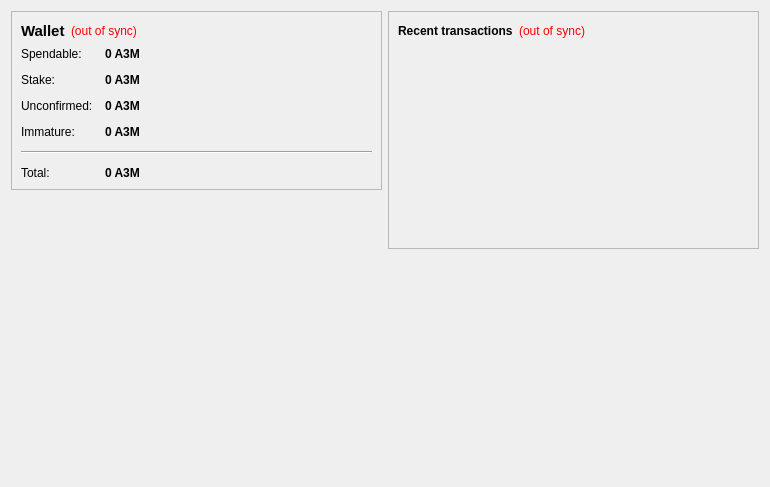
<?xml version="1.0" encoding="UTF-8"?>
<ui version="4.0">
 <class>OverviewPage</class>
 <widget class="QWidget" name="OverviewPage">
  <property name="geometry">
   <rect>
    <x>0</x>
    <y>0</y>
    <width>770</width>
    <height>487</height>
   </rect>
  </property>
  <property name="windowTitle">
   <string>Form</string>
  </property>
  <layout class="QHBoxLayout" name="horizontalLayout" stretch="1,1">
   <item>
    <layout class="QVBoxLayout" name="verticalLayout_2">
     <item>
      <widget class="QFrame" name="frame">
       <property name="frameShape">
        <enum>QFrame::StyledPanel</enum>
       </property>
       <property name="frameShadow">
        <enum>QFrame::Raised</enum>
       </property>
       <layout class="QVBoxLayout" name="verticalLayout_4">
        <item>
         <layout class="QHBoxLayout" name="horizontalLayout_4">
          <item>
           <widget class="QLabel" name="label_5">
            <property name="font">
             <font>
              <pointsize>11</pointsize>
              <weight>75</weight>
              <bold>true</bold>
             </font>
            </property>
            <property name="text">
             <string>Wallet</string>
            </property>
           </widget>
          </item>
          <item>
           <widget class="QLabel" name="labelWalletStatus">
            <property name="toolTip">
             <string>The displayed information may be out of date. Your wallet automatically synchronizes with the AlexanderIIIMagnus network after a connection is established, but this process has not completed yet.</string>
            </property>
            <property name="styleSheet">
             <string notr="true">QLabel { color: red; }</string>
            </property>
            <property name="text">
             <string notr="true">(out of sync)</string>
            </property>
            <property name="alignment">
             <set>Qt::AlignLeading|Qt::AlignLeft|Qt::AlignVCenter</set>
            </property>
           </widget>
          </item>
          <item>
           <spacer name="horizontalSpacer_2">
            <property name="orientation">
             <enum>Qt::Horizontal</enum>
            </property>
            <property name="sizeHint" stdset="0">
             <size>
              <width>40</width>
              <height>20</height>
             </size>
            </property>
           </spacer>
          </item>
         </layout>
        </item>
        <item>
         <layout class="QFormLayout" name="formLayout_2">
          <property name="fieldGrowthPolicy">
           <enum>QFormLayout::AllNonFixedFieldsGrow</enum>
          </property>
          <property name="horizontalSpacing">
           <number>12</number>
          </property>
          <property name="verticalSpacing">
           <number>12</number>
          </property>
          <item row="0" column="0">
           <widget class="QLabel" name="label">
            <property name="text">
             <string>Spendable:</string>
            </property>
           </widget>
          </item>
          <item row="0" column="1">
           <widget class="QLabel" name="labelBalance">
            <property name="font">
             <font>
              <weight>75</weight>
              <bold>true</bold>
             </font>
            </property>
            <property name="cursor">
             <cursorShape>IBeamCursor</cursorShape>
            </property>
            <property name="toolTip">
             <string>Your current spendable balance</string>
            </property>
            <property name="text">
             <string notr="true">0 A3M</string>
            </property>
            <property name="textInteractionFlags">
             <set>Qt::LinksAccessibleByMouse|Qt::TextSelectableByKeyboard|Qt::TextSelectableByMouse</set>
            </property>
           </widget>
          </item>
          <item row="1" column="0">
           <widget class="QLabel" name="label_6">
            <property name="text">
             <string>Stake:</string>
            </property>
           </widget>
          </item>
          <item row="1" column="1">
           <widget class="QLabel" name="labelStake">
            <property name="font">
             <font>
              <weight>75</weight>
              <bold>true</bold>
             </font>
            </property>
            <property name="cursor">
             <cursorShape>IBeamCursor</cursorShape>
            </property>
            <property name="toolTip">
             <string>Total of coins that was staked, and do not yet count toward the current balance</string>
            </property>
            <property name="text">
             <string notr="true">0 A3M</string>
            </property>
            <property name="textInteractionFlags">
             <set>Qt::LinksAccessibleByMouse|Qt::TextSelectableByKeyboard|Qt::TextSelectableByMouse</set>
            </property>
           </widget>
          </item>
          <item row="2" column="0">
           <widget class="QLabel" name="label_3">
            <property name="text">
             <string>Unconfirmed:</string>
            </property>
           </widget>
          </item>
          <item row="2" column="1">
           <widget class="QLabel" name="labelUnconfirmed">
            <property name="font">
             <font>
              <weight>75</weight>
              <bold>true</bold>
             </font>
            </property>
            <property name="cursor">
             <cursorShape>IBeamCursor</cursorShape>
            </property>
            <property name="toolTip">
             <string>Total of transactions that have yet to be confirmed, and do not yet count toward the current balance</string>
            </property>
            <property name="text">
             <string notr="true">0 A3M</string>
            </property>
            <property name="textInteractionFlags">
             <set>Qt::LinksAccessibleByMouse|Qt::TextSelectableByKeyboard|Qt::TextSelectableByMouse</set>
            </property>
           </widget>
          </item>
          <item row="3" column="0">
           <widget class="QLabel" name="labelImmatureText">
            <property name="text">
             <string>Immature:</string>
            </property>
           </widget>
          </item>
          <item row="3" column="1">
           <widget class="QLabel" name="labelImmature">
            <property name="font">
             <font>
              <weight>75</weight>
              <bold>true</bold>
             </font>
            </property>
            <property name="toolTip">
             <string>Mined balance that has not yet matured</string>
            </property>
            <property name="text">
             <string notr="true">0 A3M</string>
            </property>
            <property name="textInteractionFlags">
             <set>Qt::LinksAccessibleByMouse|Qt::TextSelectableByKeyboard|Qt::TextSelectableByMouse</set>
            </property>
           </widget>
          </item>
          <item row="4" column="0" colspan="2">
           <widget class="Line" name="line">
            <property name="orientation">
             <enum>Qt::Horizontal</enum>
            </property>
           </widget>
          </item>
          <item row="5" column="0">
           <widget class="QLabel" name="labelTotalText">
            <property name="text">
             <string>Total:</string>
            </property>
           </widget>
          </item>
          <item row="5" column="1">
           <widget class="QLabel" name="labelTotal">
            <property name="font">
             <font>
              <weight>75</weight>
              <bold>true</bold>
             </font>
            </property>
            <property name="cursor">
             <cursorShape>IBeamCursor</cursorShape>
            </property>
            <property name="toolTip">
             <string>Your current total balance</string>
            </property>
            <property name="text">
             <string notr="true">0 A3M</string>
            </property>
            <property name="textInteractionFlags">
             <set>Qt::LinksAccessibleByMouse|Qt::TextSelectableByKeyboard|Qt::TextSelectableByMouse</set>
            </property>
           </widget>
          </item>
         </layout>
        </item>
       </layout>
      </widget>
     </item>
     <item>
      <spacer name="verticalSpacer">
       <property name="orientation">
        <enum>Qt::Vertical</enum>
       </property>
       <property name="sizeHint" stdset="0">
        <size>
         <width>20</width>
         <height>40</height>
        </size>
       </property>
      </spacer>
     </item>
     <item>
      <widget class="QLabel" name="label_2">
       <property name="styleSheet">
        <string notr="true">color: #ededed;</string>
       </property>
       <property name="text">
        <string/>
       </property>
       <property name="pixmap">
        <pixmap resource="../bitcoin.qrc">:/icons/techbg</pixmap>
       </property>
       <property name="scaledContents">
        <bool>false</bool>
       </property>
       <property name="margin">
        <number>25</number>
       </property>
       <property name="indent">
        <number>16</number>
       </property>
      </widget>
     </item>
    </layout>
   </item>
   <item>
    <layout class="QVBoxLayout" name="verticalLayout_3">
     <item>
      <widget class="QFrame" name="frame_2">
       <property name="frameShape">
        <enum>QFrame::StyledPanel</enum>
       </property>
       <property name="frameShadow">
        <enum>QFrame::Raised</enum>
       </property>
       <layout class="QVBoxLayout" name="verticalLayout">
        <item>
         <layout class="QHBoxLayout" name="horizontalLayout_2">
          <item>
           <widget class="QLabel" name="label_4">
            <property name="text">
             <string>&lt;b&gt;Recent transactions&lt;/b&gt;</string>
            </property>
           </widget>
          </item>
          <item>
           <widget class="QLabel" name="labelTransactionsStatus">
            <property name="toolTip">
             <string>The displayed information may be out of date. Your wallet automatically synchronizes with the AlexanderIIIMagnus network after a connection is established, but this process has not completed yet.</string>
            </property>
            <property name="styleSheet">
             <string notr="true">QLabel { color: red; }</string>
            </property>
            <property name="text">
             <string notr="true">(out of sync)</string>
            </property>
            <property name="alignment">
             <set>Qt::AlignRight|Qt::AlignTrailing|Qt::AlignVCenter</set>
            </property>
           </widget>
          </item>
          <item>
           <spacer name="horizontalSpacer">
            <property name="orientation">
             <enum>Qt::Horizontal</enum>
            </property>
            <property name="sizeHint" stdset="0">
             <size>
              <width>40</width>
              <height>20</height>
             </size>
            </property>
           </spacer>
          </item>
         </layout>
        </item>
        <item>
         <widget class="QListView" name="listTransactions">
          <property name="styleSheet">
           <string notr="true">QListView { background: transparent; }</string>
          </property>
          <property name="frameShape">
           <enum>QFrame::NoFrame</enum>
          </property>
          <property name="verticalScrollBarPolicy">
           <enum>Qt::ScrollBarAlwaysOff</enum>
          </property>
          <property name="horizontalScrollBarPolicy">
           <enum>Qt::ScrollBarAlwaysOff</enum>
          </property>
          <property name="selectionMode">
           <enum>QAbstractItemView::NoSelection</enum>
          </property>
         </widget>
        </item>
       </layout>
      </widget>
     </item>
     <item>
      <spacer name="verticalSpacer_2">
       <property name="orientation">
        <enum>Qt::Vertical</enum>
       </property>
       <property name="sizeHint" stdset="0">
        <size>
         <width>20</width>
         <height>40</height>
        </size>
       </property>
      </spacer>
     </item>
    </layout>
   </item>
  </layout>
 </widget>
 <resources>
  <include location="../bitcoin.qrc"/>
 </resources>
 <connections/>
</ui>
